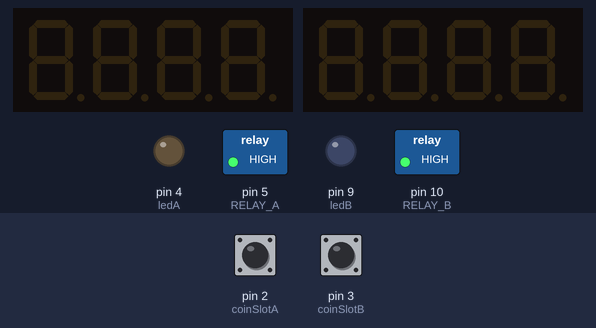
Recording of a sketch running on a simulated Arduino Uno, built with avr-gcc and run on an emulated ATmega328P. On the bench: 2 × 4-digit seven-segment display, switched loads named in the sketch (green lamp = pin HIGH), output pins drawn as LEDs (lit = HIGH). The inputs (shaded band) are chosen by the test bench; at power-on: pin 2 (coinSlotA) HIGH, pin 3 (coinSlotB) HIGH.

Above: at 1.2 s.
1.3 s: pin 2 (coinSlotA) pulsed LOW 5 times (0.12 s each, 0.3 s apart)
At 3.2 s:
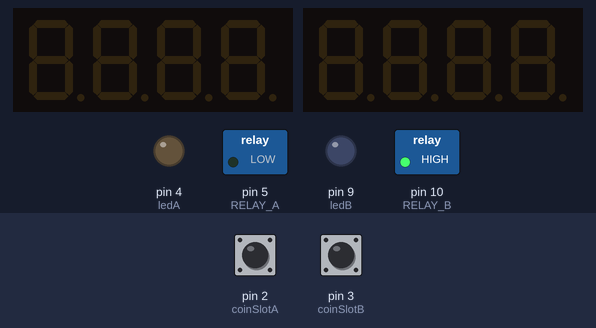
5.8 s: pin 3 (coinSlotB) pulsed LOW 5 times (0.12 s each, 0.3 s apart)
At 7.9 s:
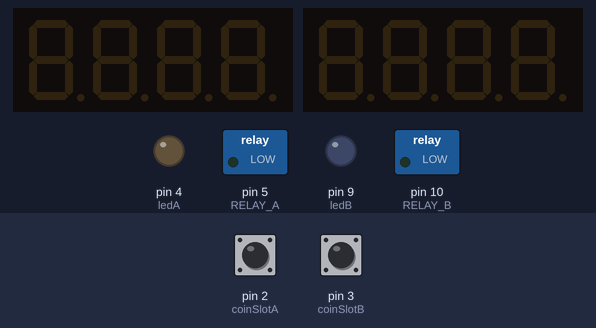
Timing chart, 0 to 9.4 s (numbered marks = the images above; inputs shaded):
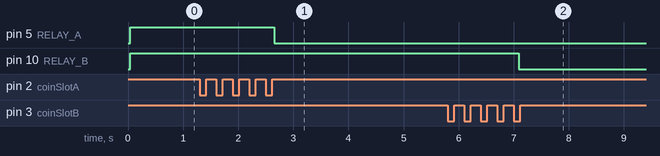

The sketch:

piso_timer.ino
```cpp
#include <TM1637Display.h>

const int coinSlotA = 2;
const int ledA = 4;
int ledAState = LOW;
#define RELAY_A 5 // Need NPN transistor for 12v relay
#define CLK_A 6
#define DIO_A 7

const int coinSlotB = 3;
const int ledB = 9;
int ledBState = LOW;
#define RELAY_B 10
#define CLK_B 11
#define DIO_B 12


TM1637Display display_a = TM1637Display(CLK_A, DIO_A);
TM1637Display display_b = TM1637Display(CLK_B, DIO_B);

long value = 1800000; // milliseconds (30 mins)
// long value = 1500000; // 25 mins
long loop_delay = 200; // 0.475 milliseconds
unsigned long time_elapse_start;
unsigned long time_elapse_end;

// PC A
long a_time = 0; // milliseconds
int a_sec = 0;
int a_min = 0;

// PC B
long b_time = 0; // milliseconds
int b_sec = 0;
int b_min = 0;

volatile int coinsA = 0;
volatile int coinsB = 0;

void coinSlotAInterrupt() {
  coinsA++;
}

void coinSlotBInterrupt(){
  coinsB++;
}

void setup() {
  Serial.begin(9600);
  // PC A
  pinMode(coinSlotA, INPUT_PULLUP);
  pinMode(ledA, OUTPUT);
  attachInterrupt(digitalPinToInterrupt(coinSlotA), coinSlotAInterrupt, FALLING);
  pinMode(RELAY_A, OUTPUT);
  digitalWrite(RELAY_A, LOW);
  display_a.clear();
  display_a.setBrightness(5);
  // PC B
  pinMode(coinSlotB, INPUT_PULLUP);
  pinMode(ledB, OUTPUT);
  attachInterrupt(digitalPinToInterrupt(coinSlotB), coinSlotBInterrupt, FALLING);
  pinMode(RELAY_B, OUTPUT);
  digitalWrite(RELAY_B, LOW);
  display_b.clear();
  display_b.setBrightness(5);
}

void loop() {
  time_elapse_start = millis();

  // Sensor A Trigger
  if(coinsA >= 5){
    a_time = sensor_que(a_time); // Que
    coinsA = coinsA - 5;
  }
  // Sensor B Trigger
  if(coinsB >= 5){
    b_time = sensor_que(b_time); // Que
    coinsB = coinsB - 5;
  }

  // Blink LED
  blink_led(ledA, ledAState, a_time);
  blink_led(ledB, ledBState, b_time);

  // On/Off
  digitalWrite(RELAY_A, (a_time <= 0) ? HIGH : LOW);
  digitalWrite(RELAY_B, (b_time <= 0) ? HIGH : LOW);

  // Convertion Process
  a_sec = get_secs_display(a_time);
  a_min = get_mins_display(a_time, a_sec);

  b_sec = get_secs_display(b_time);
  b_min = get_mins_display(b_time, b_sec);

  if(a_min >= 60){
    a_sec = convert_to_min(a_min);
    a_min = convert_to_hour(a_min, a_sec);
  }

  if(b_min >= 60){
    b_sec = convert_to_min(b_min);
    b_min = convert_to_hour(b_min, b_sec);
  }

  // Display A
  display_time(display_a, a_min, a_sec);

  // Display B
  display_time(display_b, b_min, b_sec);

  time_elapse_end = millis();

  // Time Deduction
  if(a_time > 0){
    a_time = time_remaining(a_time, loop_delay, time_elapse_end, time_elapse_start);
  }

  if(b_time > 0){
    b_time = time_remaining(b_time, loop_delay, time_elapse_end, time_elapse_start);
  }

  // Serial.println(time_elapse_end - time_elapse_start); // 64 to 65
  delay(loop_delay);
}

// #Helper Functions
long sensor_que(long time){
  return time + value;
}

int get_secs_display(long mil_time) {
  return (mil_time / 1000) % 60;
}

int get_mins_display(long mil_time, int sec) {
  return ((mil_time / 1000) - sec) / 60;
}

int convert_to_min(int min) {
  return min % 60;
}

int convert_to_hour(int min, int sec) {
  return (min - sec) / 60;
}

void display_time(TM1637Display display, int min, int sec){
  display.showNumberDecEx(sec, 0b01000000, true, 2, 2);
  display.showNumberDecEx(min, 0b01000000, true, 2);
}

long time_remaining(long time, int delay, unsigned long end, unsigned long start) {
  long final_time = time - (delay + (end - start));

  if(final_time < 0){
    final_time = 0;
  }

  return final_time;
}

void blink_led(int ledPin, int ledState, long time){
  if(time <= 30000 && time > 0){
    if (ledState == LOW) {
      ledState = HIGH;
    } else {
      ledState = LOW;
    }

    digitalWrite(ledPin, ledState);
  } else {
    if(ledState == HIGH){
      digitalWrite(ledPin, LOW);
    }
  }
}
```

Measured:
- after the input at 1.3 s, pin 5 (RELAY_A): HIGH → LOW after 1.4 s
- after the input at 5.8 s, pin 10 (RELAY_B): HIGH → LOW after 1.3 s
